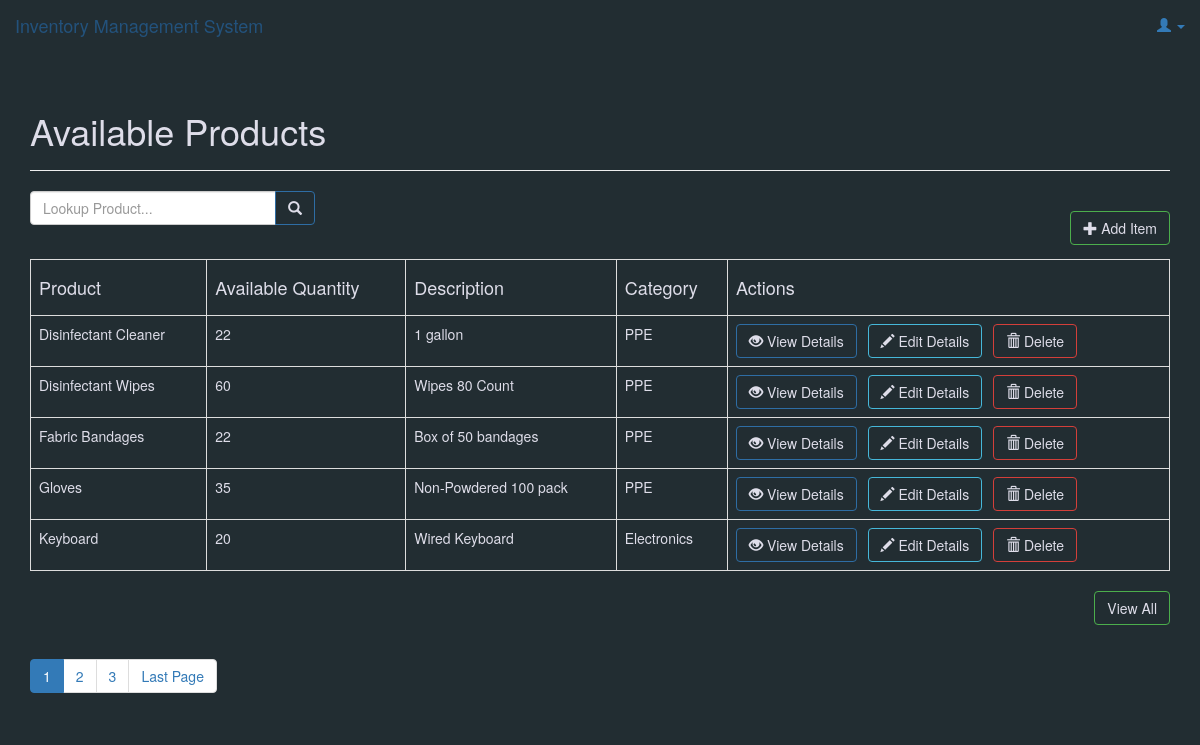
Screenshot of /products/index.php with the database file from the repository.
### tables this page shows
CREATE TABLE `products` (
  `id` int(11) NOT NULL,
  `name` varchar(32) NOT NULL,
  `description` text NOT NULL,
  `quantity` int(11) NOT NULL,
  `category_id` int(11) NOT NULL,
  `created` datetime NOT NULL,
  `modified` timestamp NOT NULL DEFAULT current_timestamp()
);

CREATE TABLE `categories` (
  `id` int(11) NOT NULL,
  `name` varchar(256) NOT NULL,
  `created` datetime NOT NULL,
  `modified` timestamp NOT NULL DEFAULT current_timestamp()
);

### products/index.php (called while the page is built, shortened)
<?php
include_once '../config/core.php';
include_once '../objects/product.php';
include_once '../objects/category.php';
$database = new Database();
$db = $database->getConnection();
$product = new Product($db);
$category = new Category($db);
$page_title = "Available Products";
include_once "layout_header.php";
$stmt = $product->readAll($from_record_num, $records_per_page);
$page_url = "index.php?";
$total_rows=$product->countAll();
include_once "read_template.php";
include_once "layout_footer.php";
?>

### config/core.php (called while the page is built, shortened)
<?php
$home_url="http://localhost/ims/";
$page = isset($_GET['page']) ? $_GET['page'] : 1;
$records_per_page = 5;
$from_record_num = ($records_per_page * $page) - $records_per_page;
?>

### objects/product.php (called while the page is built, shortened)
<?php
class Product{
    private $conn;
    private $table_name = "products";
    public function __construct($db){
        $this->conn = $db;
    }
    function readAll($from_record_num, $records_per_page){
        $query = "SELECT
                    id, name, description, quantity, category_id
                FROM
                    " . $this->table_name . "
                ORDER BY
                    name ASC
                LIMIT
                    {$from_record_num}, {$records_per_page}";
        $stmt = $this->conn->prepare( $query );
        $stmt->execute();
        return $stmt;
    }
public function countAll(){
    $query = "SELECT id FROM " . $this->table_name . "";
    $stmt = $this->conn->prepare( $query );
    $stmt->execute();
    $num = $stmt->rowCount();
    return $num;
}
}
?>

### objects/category.php (called while the page is built, shortened)
<?php
class Category{
    private $conn;
    private $table_name = "categories";
    public $id;
    public function __construct($db){
        $this->conn = $db;
    }
function readName(){
    $query = "SELECT name FROM " . $this->table_name . " WHERE id = ? limit 0,1";
    $stmt = $this->conn->prepare( $query );
    $stmt->bindParam(1, $this->id);
    $stmt->execute();
    $row = $stmt->fetch(PDO::FETCH_ASSOC);
    $this->name = $row['name'];
}
}
?>

### products/read_template.php (the view)
<?php
echo "<form role='search' action='search.php'>";
    echo "<div class='input-group col-md-3 pull-left margin-right-1em'>";
        $search_value=isset($search_term) ? "value='{$search_term}'" : "";
        echo "<input type='text' class='form-control' placeholder='Lookup Product...' name='s' id='srch-term' required {$search_value} />";
        echo "<div class='input-group-btn'>";
            echo "<button class='btn btn-primary' type='submit'><i class='glyphicon glyphicon-search'></i></button>";
        echo "</div>";
    echo "</div>";
echo "</form>";
echo "<br>";
echo "<div class='right-button-margin'>";
    echo "<a href='create_product.php' class='btn btn-success pull-right'>";
        echo "<span class='glyphicon glyphicon-plus'></span> Add Item";
    echo "</a>";
echo "</div>";
if($total_rows>0){
    echo "<table class='table table-responsive table-bordered'>";
        echo "<tr>";
            echo "<th><h4> Product</h4></th>";
            echo "<th><h4> Available Quantity</h4></th>";
            echo "<th><h4> Description</h4></th>";
            echo "<th><h4> Category</h4></th>";
            echo "<th><h4> Actions</h4></th>";
        echo "</tr>";
        while ($row = $stmt->fetch(PDO::FETCH_ASSOC)){
            extract($row);
            echo "<tr>";
                echo "<td>{$name}</td>";
                echo "<td>{$quantity}</td>";
                echo "<td>{$description}</td>";
                echo "<td>";
                    $category->id = $category_id;
                    $category->readName();
                    echo $category->name;
                echo "</td>";
                echo "<td>";
                    echo "<a href='read_one.php?id={$id}' class='btn btn-primary left-margin'>";
                        echo "<span class='glyphicon glyphicon-eye-open'></span> View Details";
                    echo "</a> ";
                    echo "<a href='update_product.php?id={$id}' class='btn btn-info left-margin'>";
                        echo "<span class='glyphicon glyphicon-pencil'></span> Edit Details";
                    echo "</a> ";
                    echo "<a delete-id='{$id}' class='btn btn-danger delete-object'>";
                        echo "<span class='glyphicon glyphicon-trash'></span> Delete";
                    echo "</a> ";
                echo "</td>";
            echo "</tr>";
        }
    echo "</table>";
echo "<div class='right-button-margin'>";
echo "<a href='index.php' class='btn btn-success pull-right'>";
    echo "View All";
echo "</a>";
echo "</div>";
    include_once 'paging.php';
}
else{
    echo "<div class='alert alert-danger'>No products found.</div>";
}
?>

### products/layout_header.php (shortened to what this page needs)
<!DOCTYPE html>
<html lang="en">
<head>
    <link rel="stylesheet" href="https://maxcdn.bootstrapcdn.com/bootstrap/3.3.7/css/bootstrap.min.css" />
    <link rel="stylesheet" href="../libs/css/main.css" />
</head>
<body>
     <?php include_once 'navigation.php'; ?>
    <div class="container">
        <?php
        echo "<div class='page-header'>
                <h1>{$page_title}</h1>
            </div>";
        ?>

### products/navigation.php (shortened to what this page needs)
<div class="navbar navbar-dark navbar-static-top" role="navigation">
    <div class="container-fluid">
        <div class="navbar-header">
            <a class="navbar-brand" href="<?php echo $home_url; ?>">Inventory Management System</a>
        </div>
        <div class="navbar-collapse collapse">
            <ul class="nav navbar-nav navbar-right">
        <li <?php echo $page_title=="Edit Profile" ? "class='active'" : ""; ?>>
            <a href="#" class="dropdown-toggle" data-toggle="dropdown" role="button" aria-expanded="false">
                <span class="glyphicon glyphicon-user" aria-hidden="true"></span>
                  <span class="caret"></span>
            </a>
        </li>
    </ul>
        </div>
    </div>
</div>

### products/paging.php (shortened to what this page needs)
<?php
echo "<ul class=\"pagination\">";
$total_pages = ceil($total_rows / $records_per_page);
$range = 2;
$initial_num = $page - $range;
$condition_limit_num = ($page + $range)  + 1;
for ($x=$initial_num; $x<$condition_limit_num; $x++) {
    if (($x > 0) && ($x <= $total_pages)) {
        if ($x == $page) {
            echo "<li class='active'><a href=\"#\">$x <span class=\"sr-only\">(current)</span></a></li>";
        }
        else {
            echo "<li><a href='{$page_url}page=$x'>$x</a></li>";
        }
    }
}
if($page<$total_pages){
    echo "<li><a href='" .$page_url . "page={$total_pages}' title='Last page is {$total_pages}.'>";
        echo "Last Page";
    echo "</a></li>";
}
echo "</ul>";
?>

### products/layout_footer.php (shortened to what this page needs)
</div>
</body>
</html>

### libs/css/main.css (style rules this page uses)
body { background: #222D32; }
.page-header { color:rgb(222, 221, 233); }
.left-margin { margin:0 .5em 0 0; }
.right-button-margin { margin: 0 0 1em 0; overflow: hidden; }
.btn-primary { color: rgb(222, 221, 233); font-size: 14px; background-color: transparent; }
.btn-success { color: rgb(222, 221, 233); font-size: 14px; background-color: transparent; }
.btn-info { color: rgb(222, 221, 233); font-size: 14px; background-color: transparent; }
.btn-danger { color: rgb(222, 221, 233); font-size: 14px; background-color: transparent; }
.table { color: rgb(222, 221, 233); }

### rows the page displays
products: name "Disinfectant Cleaner", quantity "22", description "1 gallon", category.name "PPE"
products: name "Disinfectant Wipes", quantity "60", description "Wipes 80 Count", category.name "PPE"
products: name "Fabric Bandages", quantity "22", description "Box of 50 bandages", category.name "PPE"
products: name "Gloves", quantity "35", description "Non-Powdered 100 pack", category.name "PPE"
products: name "Keyboard", quantity "20", description "Wired Keyboard", category.name "Electronics"

### other values shown
$page_title "Available Products"
